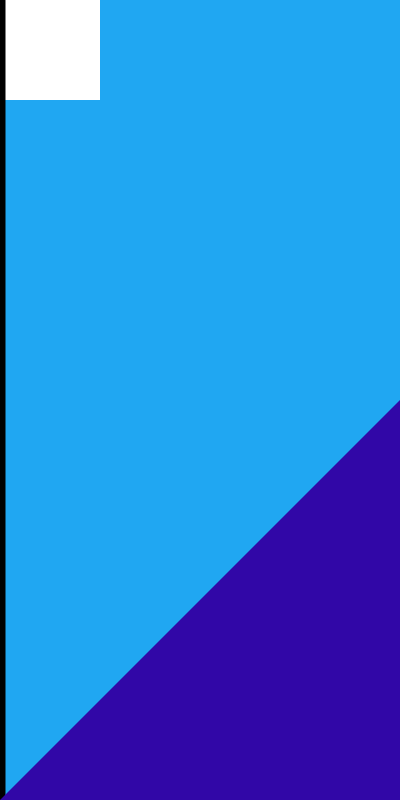
Frame 1 (no input)
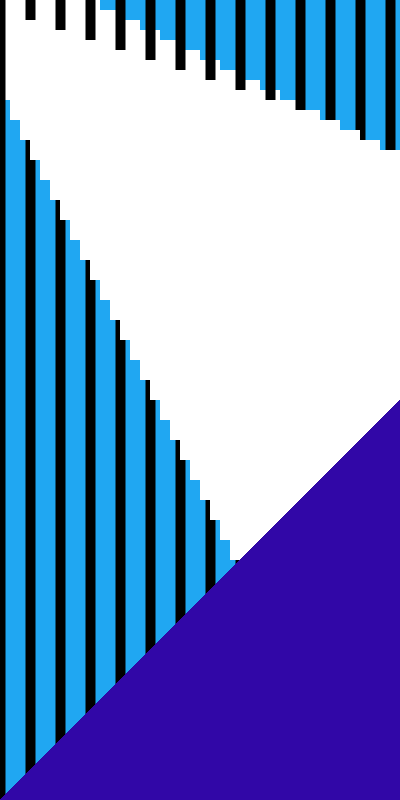
Frame 60 (the mouse pressed at the canvas centre just before this capture)
Frame 120 (the mouse held since frame 60 and released just before this capture): identical to frame 60, image omitted

The Processing sketch that drew these frames (run headless with seeded random() and noise(); from frame 60 on, the mouse is pressed at the canvas centre):

// Processing sketch: processing_24728
// ── processing_24728.pde

int count=100;
int plump=0;
int easy=0;




void setup(){
 size(400,800);

 background(32,167,242);
 smooth();
 
}


void draw(){
  
  fill(255,255,255);
  noStroke();
  rect(plump,plump,count,count);
  plump = plump+10;
  count = count+10;
  
  stroke(0,0,0);
  strokeWeight(10);
  line(easy,0,easy,height);
  easy = easy+30;
  
  
  
  fill(49,7,167);
  noStroke();
  triangle(0,800,800,800,400,400);
  
}
